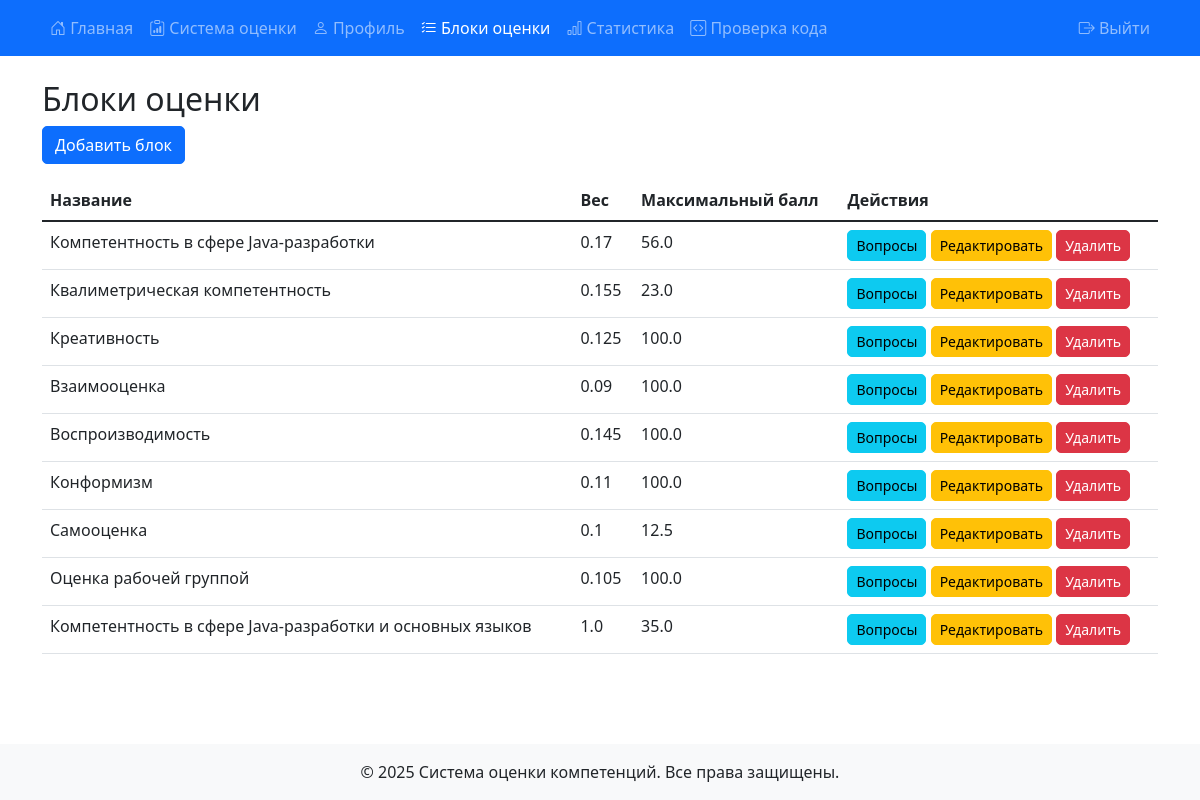
The page /assessment_blocks (signed in) on the database its author committed.
### models.py (models this page shows)
class AssessmentBlock(db.Model):
    __tablename__ = 'assessment_block'
    id = db.Column(db.Integer, primary_key=True)
    name = db.Column(db.String(100), nullable=False)
    description = db.Column(db.Text)
    weight = db.Column(db.Float, default=1.0)
    max_score = db.Column(db.Float, default=10.0)
    questions = db.relationship('AssessmentQuestion', back_populates='block', lazy=True)

### 1.py (the view)
@app.route('/assessment_blocks')
@role_required(['expert', 'admin'])
def assessment_blocks():
    blocks = AssessmentBlock.query.all()
    return render_template('assessment_blocks.html', blocks=blocks)

### 1.py (called while the page is built)
@login_manager.user_loader
def load_user(user_id):
    return db.session.get(User, int(user_id))

def debug_print(message):
    print(f"[DEBUG] {message}")
    logger.debug(message)
    with open('debug.log', 'a', encoding='utf-8') as f:
        f.write(f"{datetime.now().strftime('%Y-%m-%d %H:%M:%S')} - {message}\n")

def sync_session_role():
    if 'user_id' in session:
        user = db.session.get(User, session['user_id'])
        if user and session.get('role') != user.role:
            session['role'] = user.role
            debug_print(f"Synchronized session role to {user.role} for user {user.username}")

@app.before_request
def before_request():
    try:
        if current_user.is_authenticated and ('user_id' not in session or session.get('user_id') != current_user.id):
            session['user_id'] = current_user.id
            session['role'] = current_user.role
            session['username'] = current_user.username
            debug_print(f"Синхронизирована сессия с Flask-Login: user_id={current_user.id}")
        elif 'user_id' in session and not current_user.is_authenticated:
            user = db.session.get(User, session['user_id'])
            if user:
                login_user(user)
                debug_print(f"Восстановлена аутентификация из сессии: user_id={user.id}")
    except Exception as e:
        debug_print(f"Ошибка синхронизации аутентификации: {str(e)}")

### templates/assessment_blocks.html
{% extends "base.html" %}
{% block content %}
<div class="container mt-4">
    <h2>Блоки оценки</h2>
    <a href="{{ url_for('add_assessment_block') }}" class="btn btn-primary mb-3">Добавить блок</a>
    <table class="table">
        <thead>
            <tr>
                <th>Название</th>
                <th>Вес</th>
                <th>Максимальный балл</th>
                <th>Действия</th>
            </tr>
        </thead>
        <tbody>
            {% for block in blocks %}
            <tr>
                <td>{{ block.name }}</td>
                <td>{{ block.weight }}</td>
                <td>{{ block.max_score }}</td>
                <td>
                    <a href="{{ url_for('assessment_questions', block_id=block.id) }}" class="btn btn-sm btn-info">Вопросы</a>
                    <a href="{{ url_for('edit_assessment_block', block_id=block.id) }}" class="btn btn-sm btn-warning">Редактировать</a>
                    <form action="{{ url_for('delete_assessment_block', block_id=block.id) }}" method="post" class="d-inline">
                        <button type="submit" class="btn btn-sm btn-danger" onclick="return confirm('Вы уверены?')">Удалить</button>
                    </form>
                </td>
            </tr>
            {% endfor %}
        </tbody>
    </table>
</div>
{% endblock %}

### templates/base.html (style rules this page uses)
body { min-height: 100vh; display: flex; flex-direction: column; }
.btn { border-radius: 5px; }

### rows shown on the page
AssessmentBlock: name "Компетентность в сфере Java-разработки", weight "0.17", max_score "56.0"
AssessmentBlock: name "Квалиметрическая компетентность", weight "0.155", max_score "23.0"
AssessmentBlock: name "Креативность", weight "0.125", max_score "100.0"
AssessmentBlock: name "Взаимооценка", weight "0.09", max_score "100.0"
AssessmentBlock: name "Воспроизводимость", weight "0.145", max_score "100.0"
AssessmentBlock: name "Конформизм", weight "0.11", max_score "100.0"
AssessmentBlock: name "Самооценка", weight "0.1", max_score "12.5"
AssessmentBlock: name "Оценка рабочей группой", weight "0.105", max_score "100.0"
AssessmentBlock: name "Компетентность в сфере Java-разработки и основных языков", weight "1.0", max_score "35.0"
